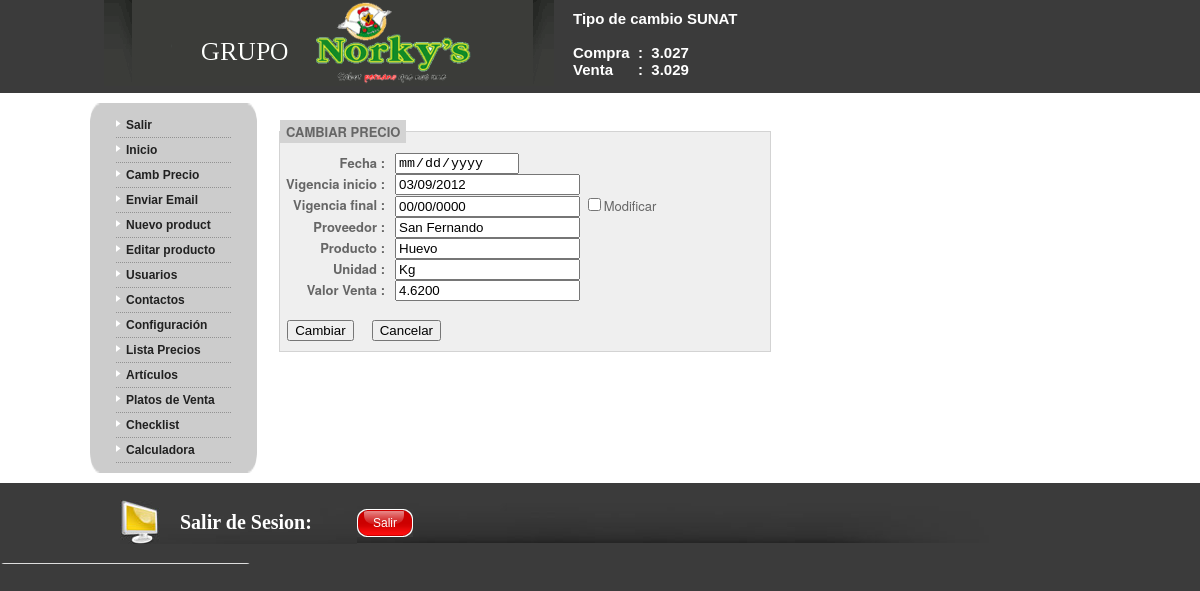
The app's page /index.php?modulo=edicion&pagina=cambiar_precio&id=6 (signed in) with its own data.
### tables this page shows
CREATE TABLE `tcambio_sunat` (
  `id_tcambio_sunat` int(11) NOT NULL AUTO_INCREMENT,
  `cambio_compra` float NOT NULL,
  `cambio_venta` float NOT NULL,
  PRIMARY KEY (`id_tcambio_sunat`)
);

CREATE TABLE `precios` (
  `id_precio` int(11) NOT NULL AUTO_INCREMENT,
  `id_prov_prod` int(11) NOT NULL,
  `fecha` date NOT NULL,
  `vigencia_inicio` date NOT NULL,
  `vigencia_final` date DEFAULT NULL,
  `unidad` varchar(20) NOT NULL,
  `valor_venta` float(7,4) DEFAULT NULL,
  PRIMARY KEY (`id_precio`),
  KEY `id_prov_prod` (`id_prov_prod`),
  CONSTRAINT `precios_ibfk_1` FOREIGN KEY (`id_prov_prod`) REFERENCES `proveedores_productos` (`id_prov_prod`) ON DELETE CASCADE ON UPDATE CASCADE
);

CREATE TABLE `proveedores` (
  `id_proveedor` int(11) NOT NULL AUTO_INCREMENT,
  `proveedor` varchar(30) NOT NULL,
  PRIMARY KEY (`id_proveedor`),
  UNIQUE KEY `proveedor` (`proveedor`)
);

CREATE TABLE `productos` (
  `id_producto` int(11) NOT NULL AUTO_INCREMENT,
  `producto` varchar(30) NOT NULL,
  PRIMARY KEY (`id_producto`),
  UNIQUE KEY `producto` (`producto`)
);

### modulos/edicion/controlador/cambiar_precio.php (called while the page is built, shortened)
<?php
	if(isset($_GET["id"])) {
		$id = addslashes(trim($_GET["id"]));
	}
	require "modelo/producto_precio.php";
	require "modelo/modelo.php";
	if(!empty($_POST)) {
		$formfecha = addslashes(trim($_POST["fecha"]));
		$dia = strtok($formfecha, "/");
		$mes = strtok("/");
		$anio = strtok("/");
		$fecha = $anio."/".$mes."/".$dia;
		$formvigencia_inicio = addslashes(trim($_POST["vigencia_inicio"]));
		$dia = strtok($formvigencia_inicio, "/");
		$mes = strtok("/");
		$anio = strtok("/");
		$vigencia_inicio = $anio."/".$mes."/".$dia;
		if(isset($_POST["vigencia_final"])) {
			$formvigencia_final = addslashes(trim($_POST["vigencia_final"]));
			$dia = strtok($formvigencia_final, "/");
			$mes = strtok("/");
			$anio = strtok("/");
			$vigencia_final = $anio."/".$mes."/".$dia;
		}else{
			$vigencia_final = "";
		}
		$unidad = addslashes(trim($_POST["unidad"]));
		$valor_venta = addslashes(trim($_POST["valor_venta"]));
		$query = "INSERT INTO precios (id_prov_prod, fecha, vigencia_inicio, vigencia_final, unidad, valor_venta) VALUES ($id, '$fecha', '$vigencia_inicio', '$vigencia_final', '$unidad', $valor_venta)";
		insert($query, $db);
		$producto_precios = producto_precios($db);
		$vista = $dir_vista."/cprecio_producto.php";
		$css_vista = array();
		$css_vista[] = $dir_css."/index.css";
	}else{
    	$query ="SELECT d.id_precio, c.id_proveedor, a.proveedor, c.id_producto, b.producto, c.id_prov_prod, d.vigencia_inicio, d.vigencia_final, d.unidad, d.valor_venta ".
    	"FROM ".
    	"(SELECT id_prov_prod, id_precio, vigencia_inicio, vigencia_final, unidad, valor_venta FROM precios GROUP BY id_prov_prod DESC) AS d ".
    	"INNER JOIN proveedores as a, productos as b, proveedores_productos as c ".
    	"WHERE c.id_prov_prod = ".$id." AND c.id_proveedor = a.id_proveedor AND c.id_producto = b.id_producto AND c.id_prov_prod = d.id_prov_prod";
		$editar = select_editar_info($id, $query, $db);
	}
	require_once "temas/$tema/tema.php";
?>

### modulos/edicion/index.php (called while the page is built, shortened)
<?php
switch($pagina){
	case "cambiar_precio":
		$controlador = $pagina.".php";
		break;
}
require_once "controlador/$controlador";
?>

### index.php (called while the page is built, shortened)
<?php
	$modulo = "principal";
	if(isset($_GET["modulo"])){
		$modulo = addslashes(trim($_GET["modulo"]));
	}
	require_once "modulos/$modulo/index.php";
?>

### modelo/lista.php (called while the page is built, shortened)
<?php
function tcambio_sunat()
{
	$fid = mysql_query("SELECT cambio_compra, cambio_venta FROM tcambio_sunat WHERE id_tcambio_sunat=1");
	$rs = mysql_fetch_assoc($fid);
	return $rs;
}
?>

### lib/php/funciones.php (called while the page is built, shortened)
<?php
function rs_row($query,$db)
{
	$rs = array();
	if(isset($GLOBALS["debug"]) && $GLOBALS["debug"]){
		$fetch = mysql_query($query) or die (mysql_error()."<br />".$query);
	}else{
		$fetch = mysql_query($query) or die ("error en la consulta");
	}
	if(mysql_num_rows($fetch)>0){
		$rs = mysql_fetch_assoc($fetch);
	}
	return $rs;
}
function cform_fecha($form_fecha)
{
	$cua = substr($form_fecha,0,4);
	if(preg_match('/\//',$cua)) {
		$nffecha=substr($form_fecha,6,4)."/".substr($form_fecha,3,2)."/".substr($form_fecha,0,2);
	}else{
		$nffecha=substr($form_fecha,8,2)."/".substr($form_fecha,5,2)."/".substr($form_fecha,0,4);
	}
	return $nffecha;
}
?>

### modelo/modelo.php (called while the page is built, shortened)
<?php
function select_editar_info($id, $query, $db)
{
    $data = rs_row($query,$db);
    return $data;
}
?>

### modulos/edicion/vista/cambiar_precio.php (the view, shortened to what this page needs)
<span class="rojo"><?php echo $mensaje;?></span><br />
<form method="post" action="" enctype="multipart/form-data" onsubmit="return valida(this)">
	<fieldset>
		<legend>CAMBIAR PRECIO</legend>
		<label>Fecha :</label>
		<input type="date" name="fecha" readonly value="<?php echo date("d/m/Y");?>" /><br />
		<label>Vigencia inicio :</label>
		<input type="textbox" id="vigencia_inicio" name="vigencia_inicio"  value="<?php echo cform_fecha($editar['vigencia_inicio']);?>" /><br />
		<label>Vigencia final :</label>
		<input id="vigencia_final" name="vigencia_final" readonly value="<?php echo cform_fecha($editar['vigencia_final']);?>" />
		<input type="checkbox" id="vigencia_finalck" name="vigencia_finalck" value="vigencia_finalck" onclick="cambiareadonlydatepicker(this)" />Modificar<br />
		<label>Proveedor :</label>
		<input type="text" name="proveedor" readonly="readonly" value="<?php echo $editar['proveedor'];?>" /><br />
		<label>Producto :</label>
		<input type="text" name="producto" readonly="readonly" value="<?php echo $editar['producto'];?>" /><br />
		<label>Unidad :</label>
		<input type="text" name="unidad" readonly="readonly" value="<?php echo $editar['unidad'];?>" /><br />
		<label>Valor Venta :</label>
		<input type="text" name="valor_venta" value=<?php echo $editar['valor_venta'];?> /><br />
		<br /> &nbsp;
		<input type="submit" name="enviar" value="Cambiar" href="index.php?modulo=edicion&pagina=cambiar_precio&id=<?php echo $id;?>" />
		<input type="button" name="cancelar" value="Cancelar" onclick="window.location.href='index.php?modulo=edicion&pagina=index'" />
	</fieldset>
</form>

### temas/menuizquierda/controlador/tcambio_sunat.php
<?php
	require_once "modelo/lista.php";
	$cambio = tcambio_sunat();
	$compra = $cambio["cambio_compra"];
	$venta = $cambio["cambio_venta"];
	echo "<p>Tipo de cambio SUNAT</p><br />\n";
	echo "<p>Compra&nbsp; : &nbsp;".$compra."</p>\n";
	echo "<p>Venta &nbsp; &nbsp; &nbsp;: &nbsp;".$venta."</p>";
?>

### temas/menuizquierda/css/menuizquierda.css (style rules this page uses)
body { background-color:#3B3B3B; color:#A4A4A4; padding:0px; margin:0px; font:13px/17px Verdana, Arial, Helvetica, sans-serif; }
div, ul, li, h1, h2, h3, h4, p, img { margin:0px; padding:0px; }

### modulos/edicion/css/agregar_nuevo.css (style rules this page uses)
#body fieldset { font: 13px "Helvetica Neue", helvetica, arial, sans-serif; color: #666; background-color: #efefef; padding: 2px 0 10px 0; border: solid 1px #d3d3d3; width: 490px; }
#body legend { color: #666; font-weight: bold; font-variant: small-caps; background-color: #d3d3d3; padding: 2px 6px; margin-bottom: 8px; }
#body label { font-weight: bold; line-height: normal; text-align: right; margin-right: 10px; position: relative; display: block; float: left; width: 105px; }

### records on screen
tcambio_sunat: cambio_compra "3.027", cambio_venta "3.029"
precios: vigencia_inicio "03/09/2012", vigencia_final "00/00/0000", proveedor "San Fernando", producto "Huevo", unidad "Kg", valor_venta "4.6200"
